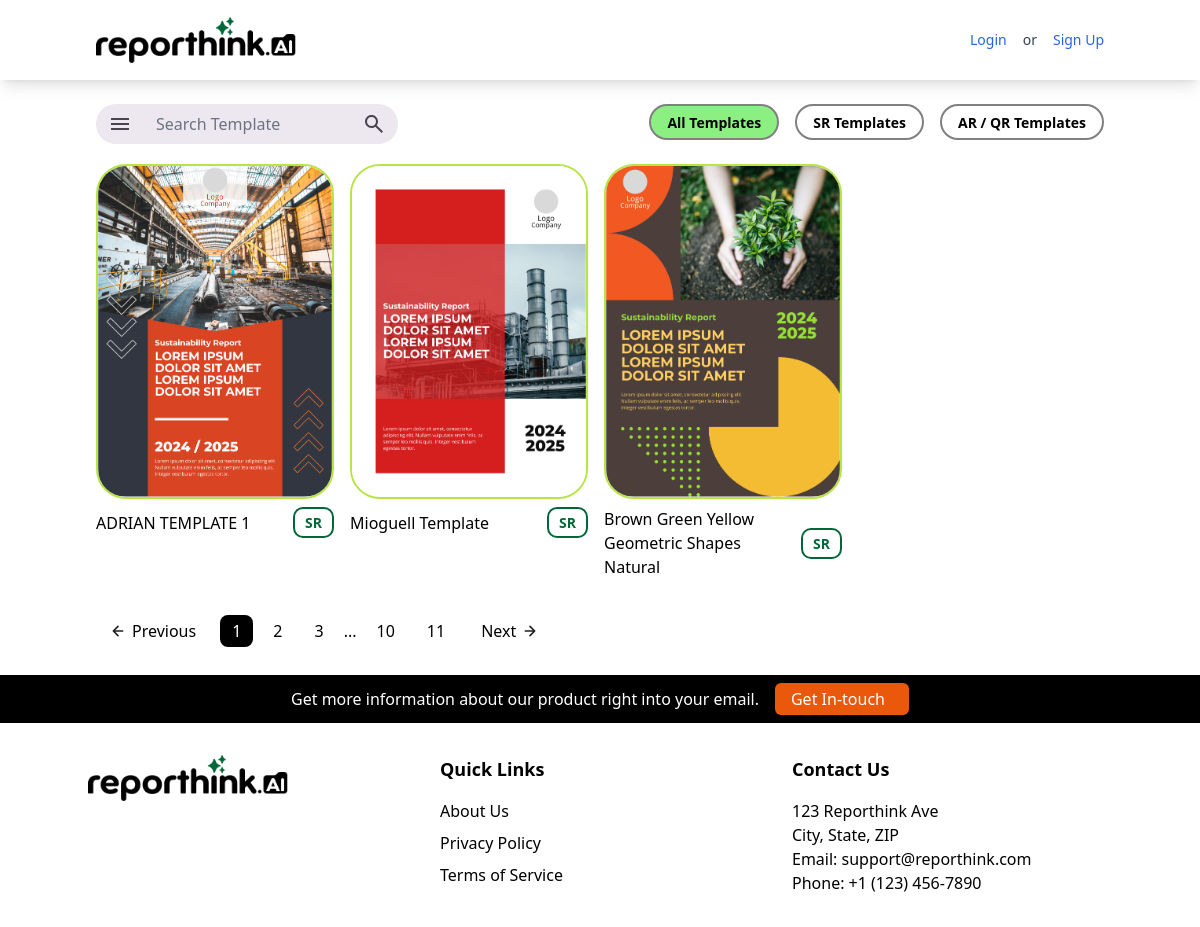
The app's page /, older data.
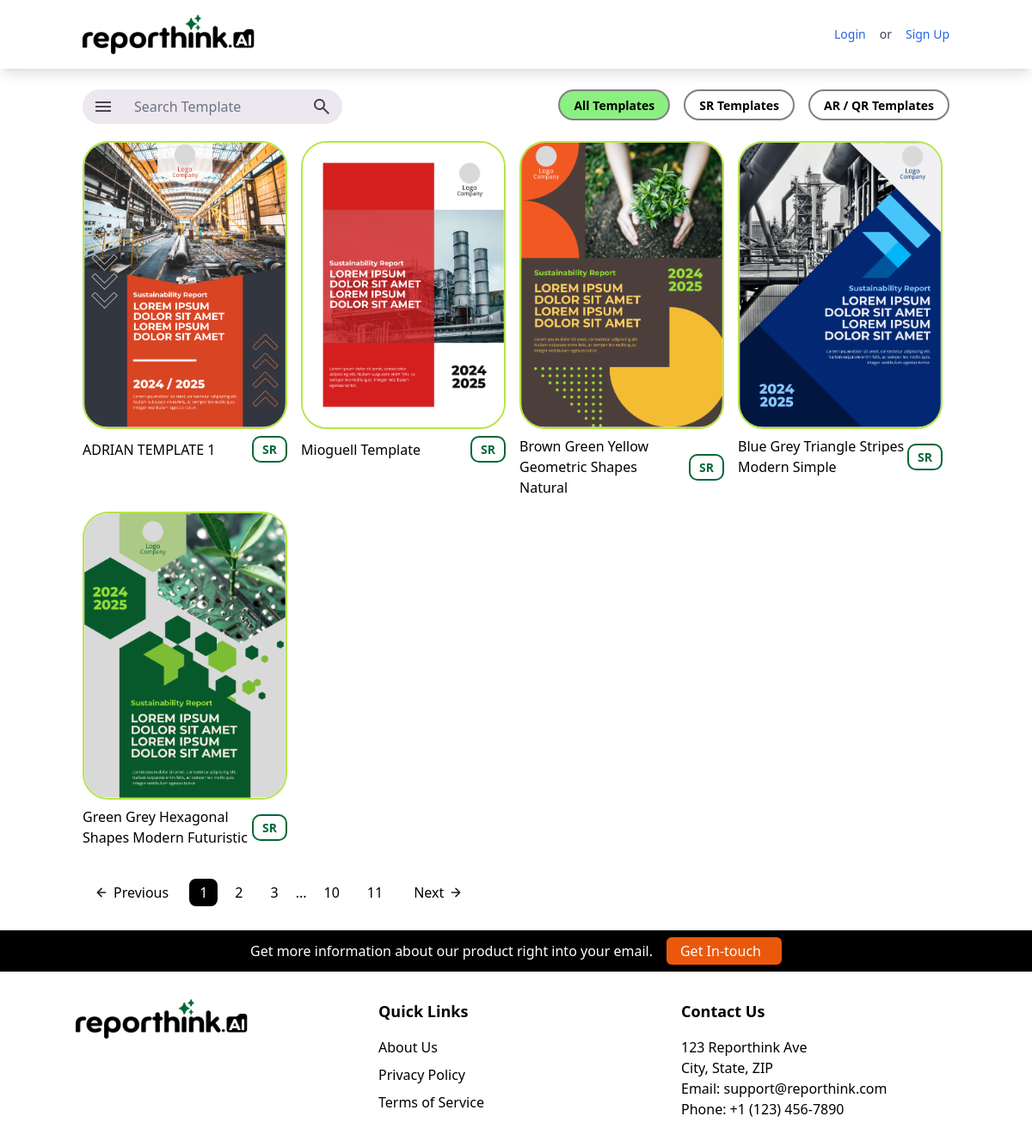
The same page, newer data.
### Template_Editor_App/models.py (models this page shows, shortened)
class Template(models.Model):
    name = models.CharField(max_length=255)
    cover_part = models.ForeignKey(
        'TemplatePart',
        on_delete=models.SET_NULL,
        null=True,
        blank=True,
        related_name='used_as_cover_for'
    )

class TemplatePart(models.Model):
    template = models.ForeignKey(Template, on_delete=models.CASCADE, related_name='parts')
    name = models.CharField(max_length=255, blank=True)
    html_file = models.FileField(upload_to='templates_parts/html/')
    thumbnail = models.ImageField(upload_to='templates_parts/thumbnails/')

### Template_Editor_App/views.py (the view)
# urls.py: path("", views.index, name="index"),
def index(request):
    templates = Template.objects.all()
    first_template_id = templates.first().id if templates.exists() else None
    return render(request, 'index.html', {
        'templates': templates,
        'template_form': TemplateForm(),
        'template_part_form': TemplatePartForm(),
        'some_template_id': first_template_id,  # Kirim ke template
    })

### Template_Editor_App/forms.py
class TemplateForm(forms.ModelForm):
    class Meta:
        model = Template
        fields = ['name']  # Only ask for name initially
        widgets = {
            'name': forms.TextInput(attrs={'placeholder': 'Enter template name'}),
        }

class TemplatePartForm(forms.ModelForm):
    class Meta:
        model = TemplatePart
        fields = ['html_file', 'thumbnail']

### Template_Editor_App/templates/index.html (shortened to what this page needs)
{% extends 'base.html' %} {% block content %}
<body>
  <div class="bg-top bg-no-repeat bg-cover min-h-[50vh]">
    <div class="flex flex-col px-6 my-6 md:px-24">
      <div class="w-full flex md:flex-row flex-col">
        <div
          class="md:w-[30%] w-[100%] h-10 bg-[#EDE7F0] rounded-[28px] flex items-center"
        >
          <button>
          </button>
          <textarea
            class="w-full focus:outline-none border-none bg-transparent resize-none"
            placeholder="Search Template"
            rows="1"
          ></textarea>
          <button>
          </button>
        </div>
        <div
          class="hidden md:flex flex-col md:flex-row md:space-x-4 space-y-2 md:space-y-0 mb-5 md:mb-0 ml-auto"
        >
          <button
            id="button1"
            class="filter-btn button bg-white border-2 border-[#808080] rounded-[20px] text-black text-[14px] font-bold px-4 py-0 md:py-0 transition-colors duration-100 md:h-[36px]"
            style="background-color: rgb(139, 240, 129)"
          >
            All Templates
          </button>
          <button
            id="button2"
            class="filter-btn button bg-white border-2 border-[#808080] rounded-[20px] text-black text-[14px] font-bold px-4 py-0 md:py-0 transition-colors duration-100 md:h-[36px]"
            data="sustainability-report"
          >
            SR Templates
          </button>
          <button
            id="button3"
            class="filter-btn button bg-white border-2 border-[#808080] rounded-[20px] text-black text-[14px] font-bold px-4 py-0 md:py-0 transition-colors duration-100 md:h-[36px]"
            data="annual-report"
          >
            AR / QR Templates
          </button>
        </div>
      </div>
      <div
        class="grid grid-cols-2 md:grid-cols-4 gap-4 mt-5 max-h-[80vh] overflow-y-auto pr-2"
      >
        {% for template in templates %} {% if template.cover_part %}
        <div
          class="flex flex-col w-full md:max-w-[341px] aspect-[341/529] transition-transform duration-200 ease-in-out hover:scale-[98%]"
        >
          <a href="{% url 'choose_template' %}?selected_id={{ template.id }}">
            <div class="font-bold w-full h-full">
              <img
                src="{{ template.cover_part.thumbnail.url }}"
                alt="Thumbnail for {{ template.name }}"
                class="h-full w-full object-cover rounded-[30px] border-[#B7E546] border-2"
              />
            </div>
          </a>
          <div class="flex w-full items-center mt-2 text-[16px] text-black">
            {{ template.name }}
            <div
              class="flex ml-auto border-2 rounded-[10px] border-[#006837] text-[#006837] justify-center items-center py-[3px] px-[10px] text-[14px] font-bold"
            >
              SR
            </div>
          </div>
        </div>
        {% endif %} {% endfor %}
      </div>
      <div class="flex items-center space-x-2 md:mt-8 mt-10">
        <button
          class="px-4 py-2 rounded-[8px] text-black hover:bg-gray-400 flex justify-center items-center"
        >
          <svg
            class="mr-2"
            width="12"
            height="12"
            viewBox="0 0 12 12"
            fill="none"
            xmlns="http://www.w3.org/2000/svg"
          >
            <path
              d="M10.6663 5.99967H1.33301M1.33301 5.99967L5.99967 10.6663M1.33301 5.99967L5.99967 1.33301"
              stroke="#1E1E1E"
              stroke-width="1.6"
              stroke-linecap="round"
              stroke-linejoin="round"
            />
          </svg>
          Previous
        </button>
        <div class="flex items-center space-x-2">
          <button class="px-3 py-1 rounded-[8px] bg-black text-white page-btn">
            1
          </button>
          <button
            class="px-3 py-1 rounded-[8px] text-black hover:bg-gray-400 page-btn"
          >
            2
          </button>
          <button
            class="px-3 py-1 rounded-[8px] text-black hover:bg-gray-400 page-btn"
          >
            3
          </button>
          <span class="text-black hidden md:flex">...</span>
          <button
            class="px-3 py-1 rounded-[8px] text-black hover:bg-gray-400 page-btn hidden md:flex"
          >
            10
          </button>
          <button
            class="px-3 py-1 rounded-[8px] text-black hover:bg-gray-400 page-btn hidden md:flex"
          >
            11
          </button>
        </div>
        <button
          class="px-4 py-2 rounded-[8px] text-black hover:bg-gray-400 flex justify-center items-center"
        >
          Next
          <svg
            class="ml-2"
            width="12"
            height="12"
            viewBox="0 0 12 12"
            fill="none"
            xmlns="http://www.w3.org/2000/svg"
          >
            <path
              d="M1.33301 5.99967H10.6663M10.6663 5.99967L5.99967 1.33301M10.6663 5.99967L5.99967 10.6663"
              stroke="#1E1E1E"
              stroke-width="1.6"
              stroke-linecap="round"
              stroke-linejoin="round"
            />
          </svg>
        </button>
      </div>
    </div>
  </div>
</body>
{% endblock %}

### theme/templates/base.html (shortened to what this page needs)
{% load static tailwind_tags %}
<!DOCTYPE html>
<html lang="en">
  <head>
    {% tailwind_css %}
  </head>
  <body>
    <header
      class="page-header sticky transition-all origin-top duration-300 ease-in-out h-[80px] bg-white shadow-lg flex items-center z-40"
    >
      <div
        class="px-4 md:px-24 2xl:px-24 w-full flex justify-between items-center"
      >
        <a href="{% url 'index' %}" class="inline-block" title="">
          <img
            src="{% static 'images/reporthink_logo.png' %}"
            alt="Reporthink Logo"
            class="h-[46px] w-[200px]"
          />
        </a>
        <div class="relative text-sm text-gray-700">
          {% if user.is_authenticated %}
          <button
            id="userDropdownBtn"
            class="flex items-center gap-2 hover:text-blue-600"
            onclick="toggleDropdown()"
          >
            Welcome, {{ user.username }}
            <svg
              class="w-4 h-4"
              fill="none"
              stroke="currentColor"
              stroke-width="2"
              viewBox="0 0 24 24"
            >
              <path
                stroke-linecap="round"
                stroke-linejoin="round"
                d="M19 9l-7 7-7-7"
              />
            </svg>
          </button>
          <div
            id="userDropdown"
            class="absolute right-0 mt-2 w-40 bg-white rounded-md shadow-lg border border-gray-200 py-2 hidden z-50"
          >
            <form action="{% url 'logout' %}" method="post" class="w-full">
              {% csrf_token %}
              <button
                type="submit"
                class="w-full text-left px-4 py-2 text-gray-700 hover:bg-gray-100 hover:text-blue-600 transition-colors duration-200"
              >
                Logout
              </button>
            </form>
          </div>
          {% else %}
          <div class="flex items-center gap-4">
            <a href="{% url 'login' %}" class="text-blue-600 hover:underline"
              >Login</a
            >
            <span>or</span>
            <a href="{% url 'signup' %}" class="text-blue-600 hover:underline"
              >Sign Up</a
            >
          </div>
          {% endif %}
        </div>
      </div>
    </header>
    {% block content %} {% endblock %}
    <div
      class="sticky py-2 w-full z-[20] bottom-0 bg-formbox text-white text-center bg-black flex items-center justify-center"
    >
      <div class="hidden md:block lg:block">
        Get more information about our product right into your email.
      </div>
      <a
        class="inline-flex items-center space-x-2 bg-orange-600 rounded-md py-1 px-4 text-white ml-4"
      >
        <span>Get In-touch</span>
      </a>
    </div>
    <footer class="bg-white text-black py-8 md:mx-10">
      <div
        class="container mx-auto grid gap-8 md:grid-cols-3 text-center md:text-left"
      >
        <div>
          <img
            src="{% static 'images/reporthink_logo.png' %}"
            alt="Reporthink Logo"
            class="h-[46px] w-[200px] mx-auto md:mx-0"
          />
        </div>
        <div>
          <h4 class="text-lg font-semibold mb-4">Quick Links</h4>
          <ul class="space-y-2">
            <li><a href="#" class="hover:underline">About Us</a></li>
            <li><a href="#" class="hover:underline">Privacy Policy</a></li>
            <li><a href="#" class="hover:underline">Terms of Service</a></li>
          </ul>
        </div>
        <div>
          <h4 class="text-lg font-semibold mb-4">Contact Us</h4>
          <p>123 Reporthink Ave</p>
          <p>City, State, ZIP</p>
          <p>
            Email:
            <a href="mailto:support@reporthink.com" class="hover:underline"
              >support@reporthink.com</a
            >
          </p>
          <p>Phone: +1 (123) 456-7890</p>
        </div>
      </div>
    </footer>
  </body>
</html>

Row changes from the older to the newer data that the page shows:
added Template: cover_part.thumbnail (picture), name "Blue Grey Triangle Stripes Modern Simple"
added Template: cover_part.thumbnail (picture), name "Green Grey Hexagonal Shapes Modern Futuristic"
